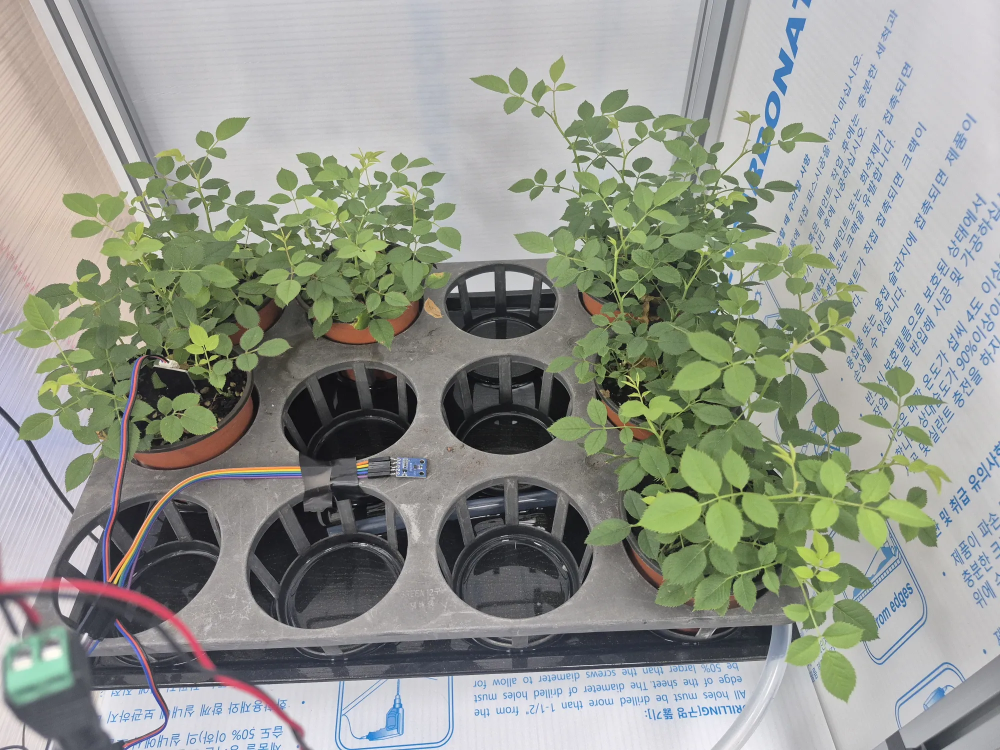
#> input picture common/real_images/rose_real.webp, 2000 x 1500 px (shown at 1/2 size)
$ python make_backgrounds.py
#> lines starting #> are read from the running program, lines starting #| are printed output that depends on the picture; after the words box and inside, x2 and y2 are one past the last pixel; in counts of white or black regions, pixels touching at a corner belong together
# Step 1: extract leaf-free background crops from real greenhouse photos.
# Reads common/real_images; writes only v2/backgrounds and v2/debug.
# Usage: python v2/scripts/make_backgrounds.py
import sys
from pathlib import Path

sys.path.insert(0, str(Path(__file__).resolve().parents[2] / "common"))
import paths  # noqa: E402  shared paths + opencv workaround (must come before cv2/ultralytics)

from pathlib import Path
import numpy as np
import cv2
from PIL import Image

SRC = paths.REAL_IMAGES
SOURCES = ["rose_real.webp", "rose_real2.webp"]   # rose_real3.webp is held out for evaluation
OUT = paths.V2 / "backgrounds"
DBG = paths.V2 / "debug"
PER_IMAGE = 60
MIN_SIDE, MAX_FRAC = 256, 0.75      # crop short-side range (px, fraction of short side)
ASPECT = (0.6, 1.6)                 # crop width / height
MAX_LEAF = 0.005                    # max leaf-pixel ratio inside a crop
MAX_IOU = 0.6                       # diversity: max IoU with already accepted crops
SEED = 42

def leaf_mask(rgb):
    hsv = cv2.cvtColor(rgb, cv2.COLOR_RGB2HSV)
    h, s, v = hsv[..., 0], hsv[..., 1], hsv[..., 2]
    m = ((h >= 22) & (h <= 95) & (s >= 45) & (v >= 40)).astype(np.uint8)
    m = cv2.morphologyEx(m, cv2.MORPH_OPEN, np.ones((3, 3), np.uint8))
    return cv2.dilate(m, np.ones((31, 31), np.uint8))   # cover leaf edges and thin stems

def iou(a, b):
    x0, y0, x1, y1 = max(a[0], b[0]), max(a[1], b[1]), min(a[2], b[2]), min(a[3], b[3])
    inter = max(0, x1 - x0) * max(0, y1 - y0)
    area = lambda r: (r[2] - r[0]) * (r[3] - r[1])
    return inter / (area(a) + area(b) - inter)

for old in OUT.glob("*.jpg") if OUT.exists() else []:
    old.unlink()   # regenerate from scratch (files created by this script only)
OUT.mkdir(parents=True, exist_ok=True); DBG.mkdir(parents=True, exist_ok=True)
rng = np.random.default_rng(SEED)
thumbs = []
for name in SOURCES:
    rgb = np.asarray(Image.open(SRC / name).convert("RGB"))
#> rgb is the input picture: shape (1500, 2000, 3); mean R, G, B 147.4, 151.4, 141.6
    H, W = rgb.shape[:2]
#> H = 1500; W = 2000
    m = leaf_mask(rgb)
#> in leaf_mask, `hsv = cv2.cvtColor(rgb, cv2.COLOR_RGB2HSV)`: hsv: shape (1500, 2000, 3); mean H, S, V 73.8, 37.2, 157
#> in leaf_mask, `h, s, v = hsv[..., 0], hsv[..., 1], hsv[..., 2]`:
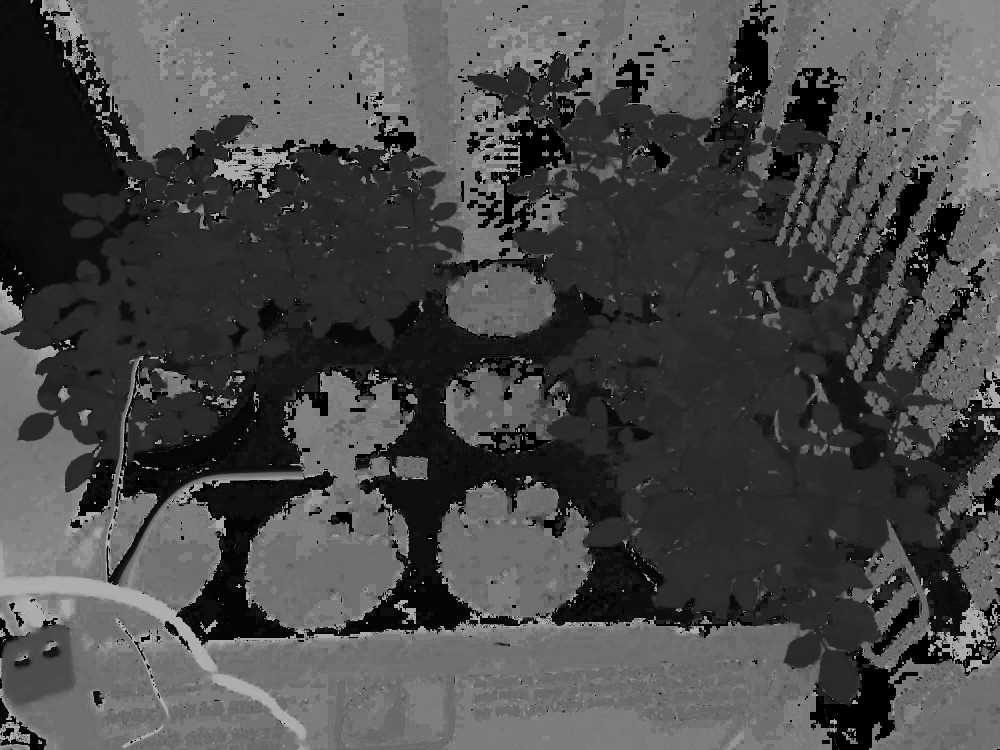
#> h: shape (1500, 2000) (shown at 1/2 size); min 0, max 179, mean 73.8
#> in leaf_mask, `m = ((h >= 22) & (h <= 95) & (s >= 45) & (v >= 40)).astype(np.uint8)`:
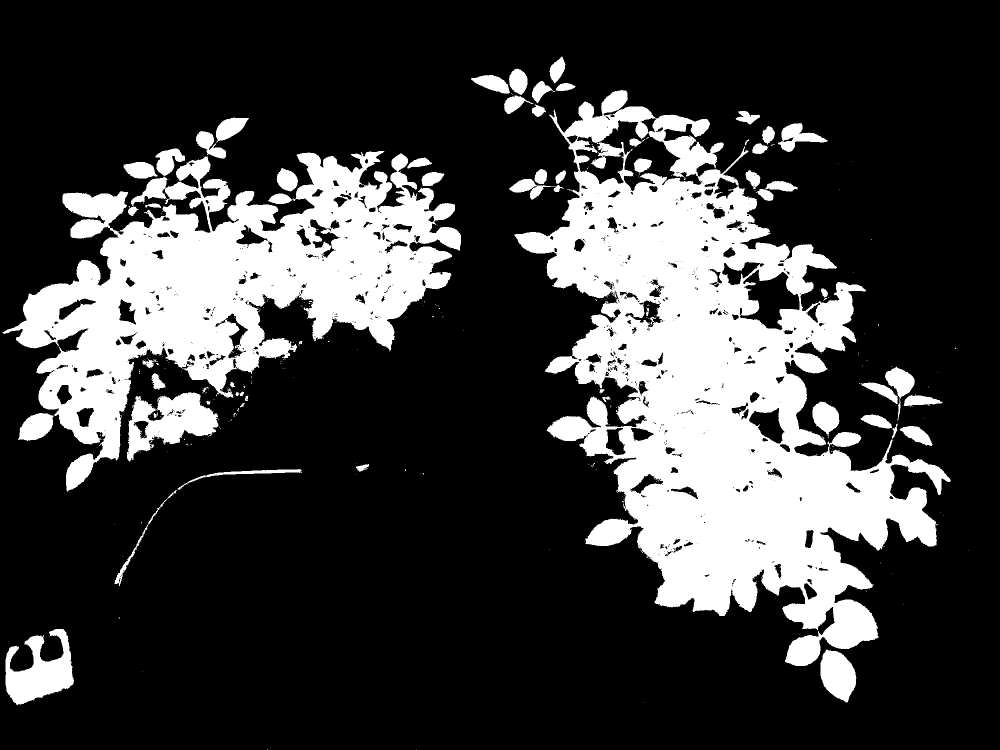
#> m: shape (1500, 2000) (shown at 1/2 size); values 0 (black) and 1 (white), 24.1% white; 375 white regions (315 under 20 px), largest, box (x1, y1, x2, y2) and area: (1029, 180, 1902, 1332) 406784, (5, 302, 922, 983) 243498, (254, 784, 437, 923) 12977
#> in leaf_mask, `m = cv2.morphologyEx(m, cv2.MORPH_OPEN, np.ones((3, 3), np.uint8))`: m: shape (1500, 2000); values 0 (black) and 1 (white), 23.9% white; 95 white regions (19 under 20 px), largest, box (x1, y1, x2, y2) and area: (1029, 339, 1901, 1332) 381803, (6, 302, 922, 982) 240863, (254, 785, 437, 922) 12600
#> in leaf_mask, `return cv2.dilate(m, np.ones((31, 31), np.uint8))`: returned value: shape (1500, 2000); values 0 (black) and 1 (white), 37.5% white; 5 white regions, box (x1, y1, x2, y2) and area: (928, 99, 1916, 1420) 664169, (0, 220, 937, 997) 412430, (0, 1243, 162, 1424) 24342, (214, 924, 617, 1183) 20344, (697, 914, 753, 958) 2298
    ii = cv2.integral(m)
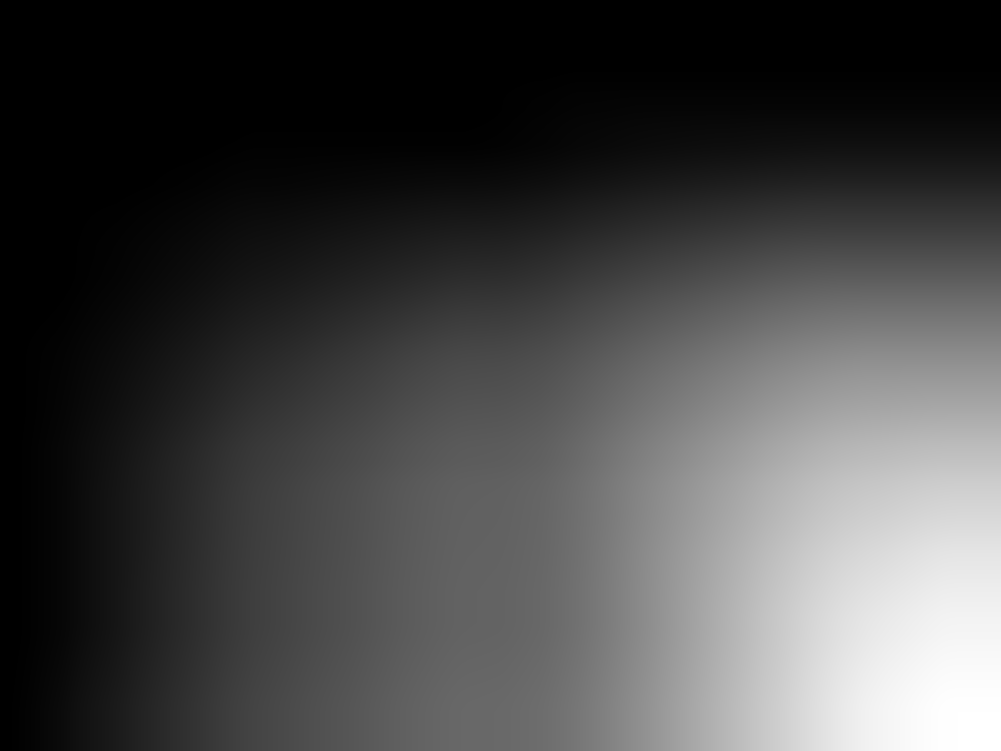
#> ii: shape (1501, 2001) int32 (shown at 1/2 size); min 0, max 1123583, mean 306008.2; drawn with min black and max white
    boxes = []
    for _ in range(20000):
        if len(boxes) >= PER_IMAGE:
            break
        side = rng.uniform(MIN_SIDE, MAX_FRAC * min(H, W))
        ar = rng.uniform(*ASPECT)
        cw, ch = min(W, int(side * max(ar, 1))), min(H, int(side / min(ar, 1)))
        x, y = int(rng.integers(0, W - cw + 1)), int(rng.integers(0, H - ch + 1))
        leaf = ii[y + ch, x + cw] - ii[y, x + cw] - ii[y + ch, x] + ii[y, x]
        if leaf > MAX_LEAF * cw * ch:
            continue
        b = (x, y, x + cw, y + ch)
        if any(iou(b, o) > MAX_IOU for o in boxes):
            continue
        boxes.append(b)
#> this loop made 20000 passes
#> leaf on passes 1 to 3: 289715, 436025, 669762
#> after the loop, boxes = 44 items, first 6: (878, 1151, 1225, 1498), (723, 983, 980, 1344), (491, 1080, 796, 1370), (352, 967, 892, 1486), (620, 1119, 1077, 1419), (524, 964, 875, 1310)
    stem = Path(name).stem
    for i, (x0, y0, x1, y1) in enumerate(boxes):
        crop = Image.fromarray(rgb[y0:y1, x0:x1])
        crop.save(OUT / f"{stem}_bg{i:03d}.jpg", quality=95)
        t = crop.copy(); t.thumbnail((160, 160)); thumbs.append(t)
#> this loop made 44 passes
#> (x0, y0, x1, y1) on passes 1 to 12: (878, 1151, 1225, 1498), (723, 983, 980, 1344), (491, 1080, 796, 1370), (352, 967, 892, 1486), (620, 1119, 1077, 1419), (524, 964, 875, 1310), (790, 1087, 1063, 1409), (83, 4, 373, 274), (828, 928, 1165, 1428), (850, 1110, 1120, 1419), (1659, 83, 1996, 365), (805, 951, 1103, 1245)
#> pass 1, `crop = Image.fromarray(rgb[y0:y1, x0:x1])`:
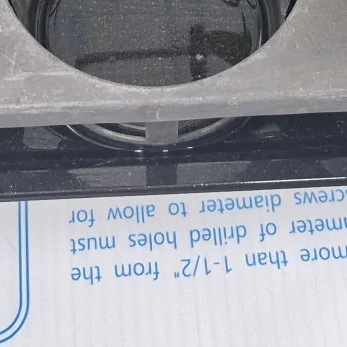
#> crop: PIL image 347x347 RGB; mean R, G, B 151.6, 154, 161.6
#> after the loop:
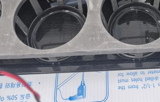
#> t: PIL image 160x102 RGB; mean R, G, B 128.1, 129, 135.5
#> after the loop, thumbs = 44 items
    # debug overlay: leaf mask in red, accepted crops in yellow
    vis = rgb.copy()
    vis[m > 0] = (0.55 * vis[m > 0] + 0.45 * np.array([255, 0, 0])).astype(np.uint8)
    for (x0, y0, x1, y1) in boxes:
        cv2.rectangle(vis, (x0, y0), (x1, y1), (255, 230, 0), 4)
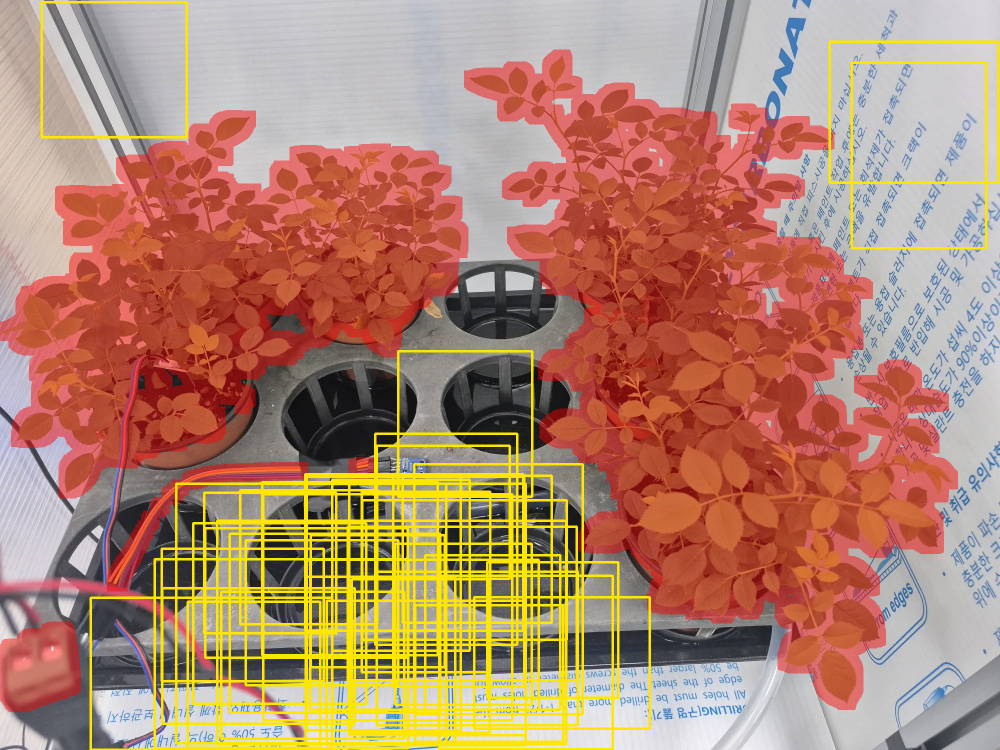
#> vis: shape (1500, 2000, 3) (shown at 1/2 size); mean R, G, B 177.5, 134.5, 111.2
    Image.fromarray(vis).save(DBG / f"{stem}_mask_crops.jpg", quality=85)
    print("SRC", name, f"{W}x{H}", "leaf_ratio=%.3f" % (m.mean()), "crops=", len(boxes),
          "short_side_range=", (min(min(b[2]-b[0], b[3]-b[1]) for b in boxes), max(min(b[2]-b[0], b[3]-b[1]) for b in boxes)) if boxes else None)
#| SRC rose_real.webp 2000x1500 leaf_ratio=0.375 crops= 44 short_side_range= (257, 519)
#> pass 2 of the loop `for name in SOURCES:`:
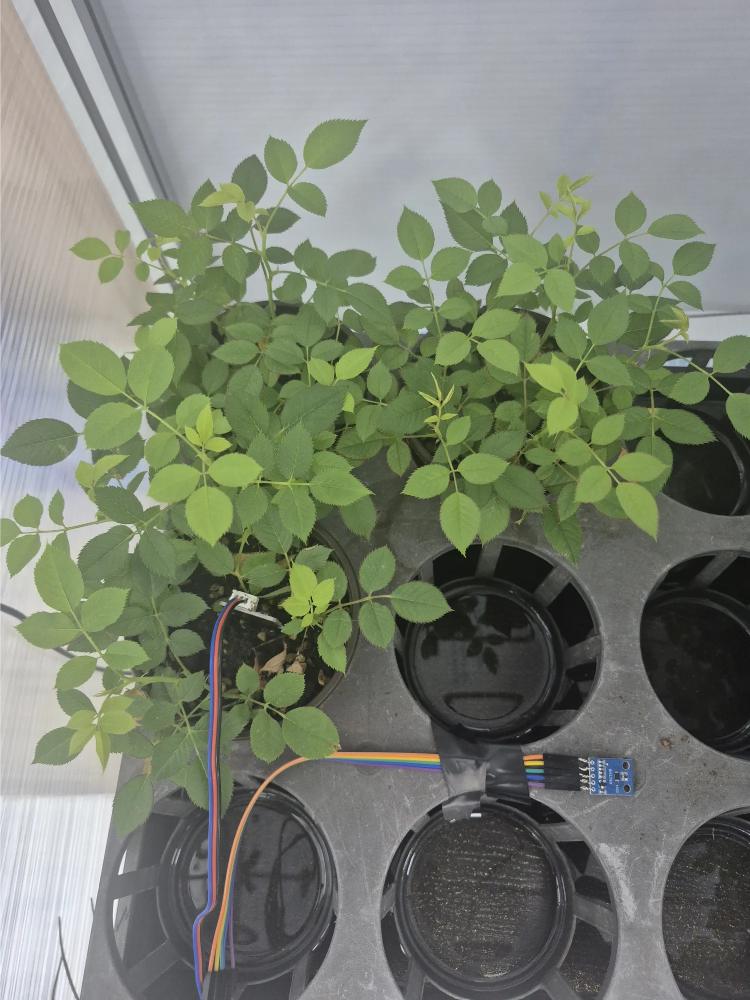
#> input picture common/real_images/rose_real2.webp, 1500 x 2000 px (shown at 1/2 size)
#> rgb: shape (2000, 1500, 3)
#> hsv: shape (2000, 1500, 3); mean H, S, V 65.6, 42.5, 131.2
#> h: shape (2000, 1500)
#> s: shape (2000, 1500)
#> v: shape (2000, 1500)
#> in leaf_mask (call 2), `m = ((h >= 22) & (h <= 95) & (s >= 45) & (v >= 40)).astype(np.uint8)`:
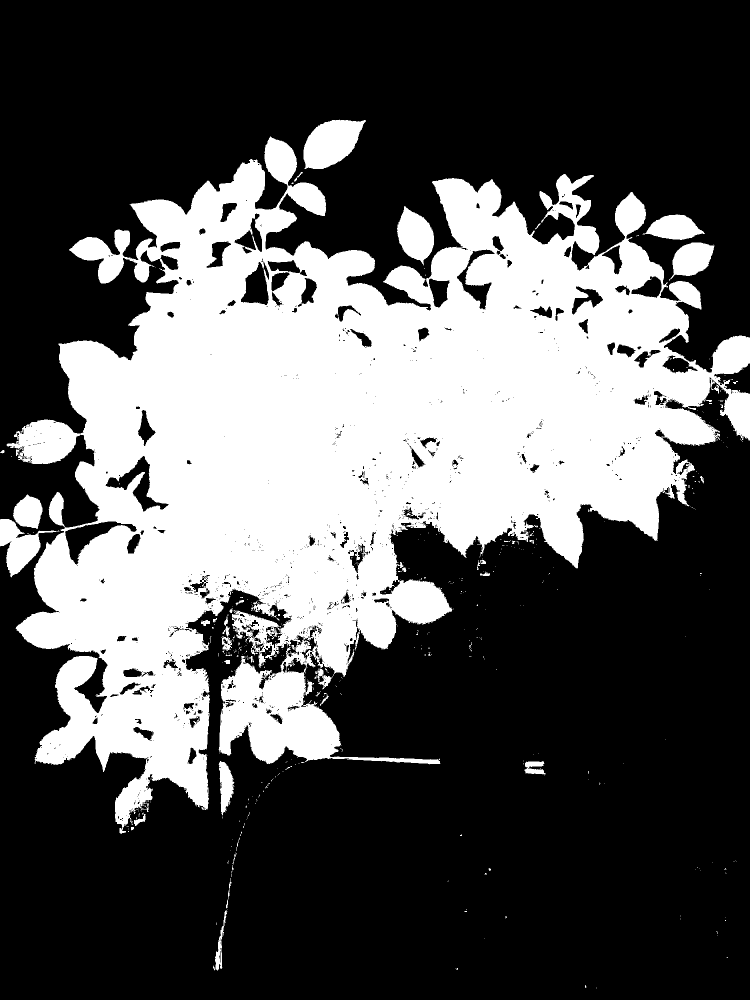
#> m: shape (2000, 1500) (shown at 1/2 size); values 0 (black) and 1 (white), 33.6% white; 538 white regions (497 under 20 px), largest, box (x1, y1, x2, y2) and area: (13, 273, 1500, 1668) 970013, (607, 239, 732, 338) 8348, (794, 412, 868, 531) 5543
#> ii: shape (2001, 1501) int32
#> the loop `for _ in range(20000):` made 20000 passes
#> (side, cw, ch, x, y, leaf) on passes 1 to 3: (910.6, 910, 940, 285, 686, 623294), (567.9, 607, 567, 10, 573, 297791), (493.2, 493, 708, 408, 542, 343138)
#> the loop `for i, (x0, y0, x1, y1) in enumerate(boxes):` made 35 passes
#> (x0, y0, x1, y1) on passes 1 to 8: (1068, 26, 1490, 303), (626, 1573, 1306, 1999), (1065, 1170, 1329, 1486), (19, 85, 304, 387), (533, 1545, 875, 1803), (105, 120, 365, 387), (1107, 1458, 1415, 1937), (646, 1583, 949, 1948)
#> the loop `for (x0, y0, x1, y1) in boxes:` made 35 passes
#> after the loop `for (x0, y0, x1, y1) in boxes:`:
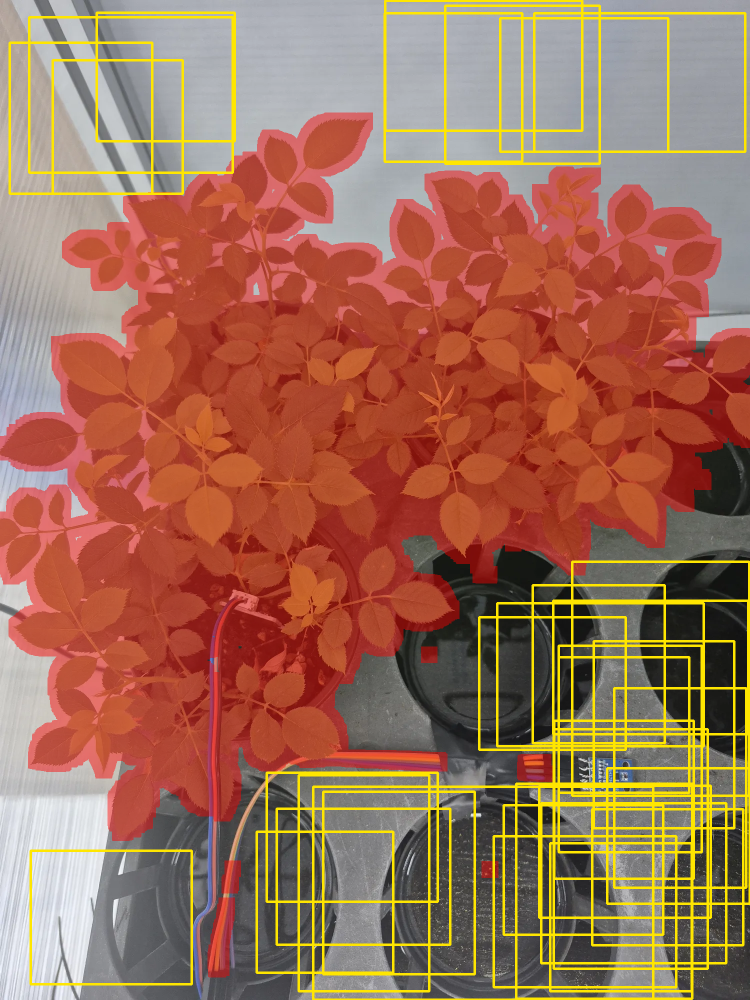
#> vis: shape (2000, 1500, 3) (shown at 1/2 size); mean R, G, B 158.6, 110.3, 86.7
#| SRC rose_real2.webp 1500x2000 leaf_ratio=0.442 crops= 35 short_side_range= (257, 426)

# contact sheet
cols = 10
rows = (len(thumbs) + cols - 1) // cols
sheet = Image.new("RGB", (cols * 164, rows * 164), (30, 30, 30))
#> sheet: PIL image 1640x1312 RGB; every value is 30
for i, t in enumerate(thumbs):
    sheet.paste(t, ((i % cols) * 164 + 2, (i // cols) * 164 + 2))
#> this loop made 79 passes
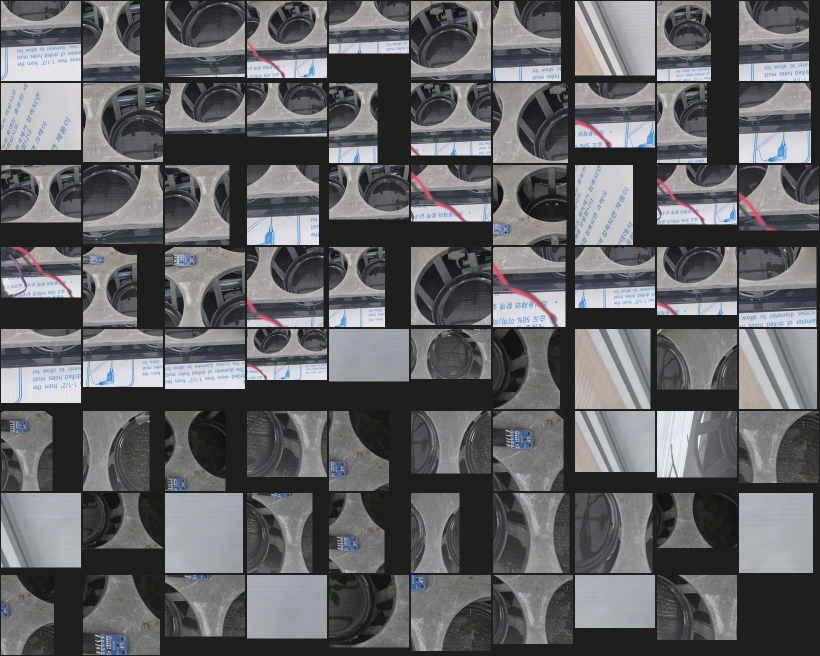
#> sheet: PIL image 1640x1312 RGB (shown at 1/2 size); mean R, G, B 98.7, 99, 101.8
sheet.save(DBG / "backgrounds_sheet.jpg", quality=85)
print("TOTAL", len(thumbs))
#| TOTAL 79
